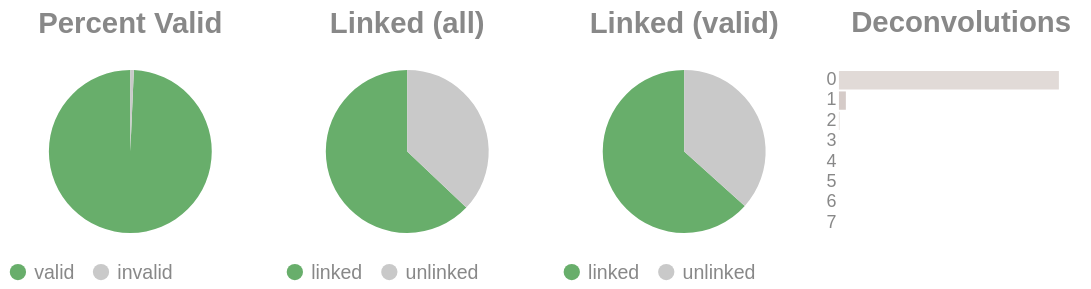

The notebook cell this image was saved under:
### Code cell
if SKIPLR:
    pass
else:
    clash = Counter()
    for i in valids['molecule'].to_list():
        _mol = i.split("-")
        if len(_mol) == 1:
            clash.update('0')
        else:
            clash.update(_mol[-1])

    _d = {"deconvolutions": [], 'count': []}
    for k,v in clash.items():
        _d['deconvolutions'].append(k)
        _d['count'].append(v)

    tot_valid = valids['reads'].sum()
    mask = valids['reads'] >= 2
    n_linked_reads = valids.filter(mask)['reads'].sum()
    if n_linked_reads == 0:
        print_html("No linked molecules (>=2 reads) were detected; skipping linked-only distributions.")
        SKIPLR = True
    else:
        perc_valid = round(tot_valid / n_reads, 4)
        linked_perc_abs = round(n_linked_reads / n_reads, 4)
        linked_perc = round(n_linked_reads / tot_valid, 4)

    _valid = pl.DataFrame({"valids": ['valid', 'invalid'], "count": [tot_valid, n_reads - tot_valid]})
    _linked_abs = pl.DataFrame({"linked (absolute)": ['linked', 'unlinked'], "count": [n_linked_reads, n_reads - n_linked_reads]})
    _linked_rel = pl.DataFrame({"linked (valids)": ['linked', 'unlinked'], "count": [n_linked_reads, tot_valid - n_linked_reads]})

    (
        alt.hconcat(
            piechart(_valid, goodval = 'valid', title = "Percent Valid"),
            piechart(_linked_abs, goodval = "linked", title =  "Linked (all)"),
            piechart(_linked_rel, goodval = "linked", title =  "Linked (valid)"),
            convolutionbar(pl.DataFrame(_d), title = "Deconvolutions"),
            center = True,
            bounds = 'flush'
        )
        .resolve_scale(color='independent')
        .resolve_legend('independent')
        .properties(usermeta={'embedOptions': {"actions": False}})
    ).display()

### Figure 1 — Vega-Lite specification as saved in the notebook (floating-point values rounded to 4 significant figures)
{"width": "container", "height": 400, "config": {"title": {"anchor": "start", "dy": -15, "fontSize": 18, "color": "#888888", "subtitleColor": "#888888", "subtitleFontSize": 14}, "arc": {"fill": "#0072B2"}, "axis": {"domainColor": "#888888", "domainWidth": 0.5, "gridWidth": 0.2, "grid": false, "titleFontWeight": 400, "titleFontSize": 15, "labelFontSize": 11, "labelColor": "#888888", "tickColor": "#888888", "tickWidth": 0.2, "titleColor": "#888888"}, "axisBand": {"grid": false}, "axisX": {"grid": true, "tickSize": 10, "domainCap": "round"}, "axisY": {"domain": false, "grid": true, "tickSize": 0, "domainCap": "round"}, "background": "transparent", "header": {"labelFontSize": 15, "labelColor": "#888888", "titleFontSize": 15, "titleFontWeight": 600, "titleColor": "#888888"}, "legend": {"labelFont": "sans-serif", "labelFontSize": 12, "labelColor": "#888888", "symbolSize": 100, "symbolType": "circle", "titleFontSize": 12, "titlePadding": 10, "titleColor": "#888888", "title": null}, "range": {"category": ["#E69F00", "#56B4E9", "#009E73", "#F0E442", "#0072B2", "#D55E00", "#CC79A7", "#000000"], "diverging": ["#cfe8f3", "#a2d4ec", "#73bfe2", "#46abdb", "#1696d2", "#12719e"]}, "area": {"fill": "#0072B2", "fillOpacity": 0.7, "line": true, "strokeOpacity": 0.7}, "line": {"color": "#0072B2", "stroke": "#0072B2", "strokeWidth": 2}, "trail": {"color": "#0072B2", "stroke": "#0072B2", "strokeWidth": 0, "size": 1}, "point": {"filled": true, "fillOpacity": 1.0, "size": 95}, "text": {"color": "#888888", "fontSize": 11, "align": "right", "fontWeight": 400, "size": 11}, "bar": {"fill": "#0072B2", "stroke": null}, "view": {"stroke": null, "continuousWidth": 660, "continuousHeight": 400}}, "hconcat": [{"data": {"name": "data-f9f3b53514155aca7da597315b6bf620"}, "mark": {"type": "arc"}, "encoding": {"color": {"field": "valids", "legend": {"orient": "bottom", "title": null}, "scale": {"domain": ["valid", "invalid"], "range": ["#68ae6b", "#C9C9C9"]}, "title": "Valids", "type": "nominal"}, "theta": {"field": "count", "type": "quantitative"}, "tooltip": [{"field": "valids", "title": "Valids", "type": "ordinal"}, {"field": "percent", "format": ".2%", "title": "Percent", "type": "quantitative"}, {"field": "count", "title": "Count", "type": "quantitative"}]}, "height": 100, "title": {"text": "Percent Valid", "align": "center", "anchor": "middle"}, "transform": [{"calculate": "datum.count / 8345236", "as": "percent"}], "width": 150}, {"data": {"name": "data-1aa55e35f3a3018efaeebc6ef829a23f"}, "mark": {"type": "arc"}, "encoding": {"color": {"field": "linked (absolute)", "legend": {"orient": "bottom", "title": null}, "scale": {"domain": ["linked", "unlinked"], "range": ["#68ae6b", "#C9C9C9"]}, "title": "Linked (Absolute)", "type": "nominal"}, "theta": {"field": "count", "type": "quantitative"}, "tooltip": [{"field": "linked (absolute)", "title": "Linked (Absolute)", "type": "ordinal"}, {"field": "percent", "format": ".2%", "title": "Percent", "type": "quantitative"}, {"field": "count", "title": "Count", "type": "quantitative"}]}, "height": 100, "title": {"text": "Linked (all)", "align": "center", "anchor": "middle"}, "transform": [{"calculate": "datum.count / 8345236", "as": "percent"}], "width": 150}, {"data": {"name": "data-ddae36b2679630f251940948fb74d673"}, "mark": {"type": "arc"}, "encoding": {"color": {"field": "linked (valids)", "legend": {"orient": "bottom", "title": null}, "scale": {"domain": ["linked", "unlinked"], "range": ["#68ae6b", "#C9C9C9"]}, "title": "Linked (Valids)", "type": "nominal"}, "theta": {"field": "count", "type": "quantitative"}, "tooltip": [{"field": "linked (valids)", "title": "Linked (Valids)", "type": "ordinal"}, {"field": "percent", "format": ".2%", "title": "Percent", "type": "quantitative"}, {"field": "count", "title": "Count", "type": "quantitative"}]}, "height": 100, "title": {"text": "Linked (valid)", "align": "center", "anchor": "middle"}, "transform": [{"calculate": "datum.count / 8287370", "as": "percent"}], "width": 150}, {"data": {"name": "data-be875e4426ed4746a4ec7ed33f893422"}, "mark": {"type": "bar"}, "encoding": {"color": {"field": "deconvolutions", "legend": null, "scale": {"scheme": "lightgreyred"}, "type": "nominal"}, "tooltip": [{"field": "deconvolutions", "title": "Deconvolutions", "type": "ordinal"}, {"field": "percent", "format": ".2%", "title": "Percent", "type": "quantitative"}, {"field": "count", "title": "Count", "type": "quantitative"}], "x": {"axis": null, "field": "count", "type": "quantitative"}, "y": {"field": "deconvolutions", "sort": "ascending", "title": null, "type": "nominal"}}, "height": 100, "title": {"text": "Deconvolutions", "align": "center", "anchor": "middle"}, "transform": [{"calculate": "datum.count / 4650731", "as": "percent"}], "width": 150}], "bounds": "flush", "center": true, "resolve": {"legend": {"angle": "independent"}, "scale": {"color": "independent"}}, "usermeta": {"embedOptions": {"actions": false}}, "$schema": "https://vega.github.io/schema/vega-lite/v6.1.0.json", "datasets": {"data-f9f3b53514155aca7da597315b6bf620": [{"valids": "valid", "count": 8287370}, {"valids": "invalid", "count": 57866}], "data-1aa55e35f3a3018efaeebc6ef829a23f": [{"linked (absolute)": "linked", "count": 5250385}, {"linked (absolute)": "unlinked", "count": 3094851}], "data-ddae36b2679630f251940948fb74d673": [{"linked (valids)": "linked", "count": 5250385}, {"linked (valids)": "unlinked", "count": 3036985}], "data-be875e4426ed4746a4ec7ed33f893422": [{"deconvolutions": "0", "count": 4500794}, {"deconvolutions": "1", "count": 141530}, {"deconvolutions": "2", "count": 7684}, {"deconvolutions": "3", "count": 609}, {"deconvolutions": "4", "count": 86}, {"deconvolutions": "5", "count": 23}, {"deconvolutions": "6", "count": 4}, {"deconvolutions": "7", "count": 1}]}}
